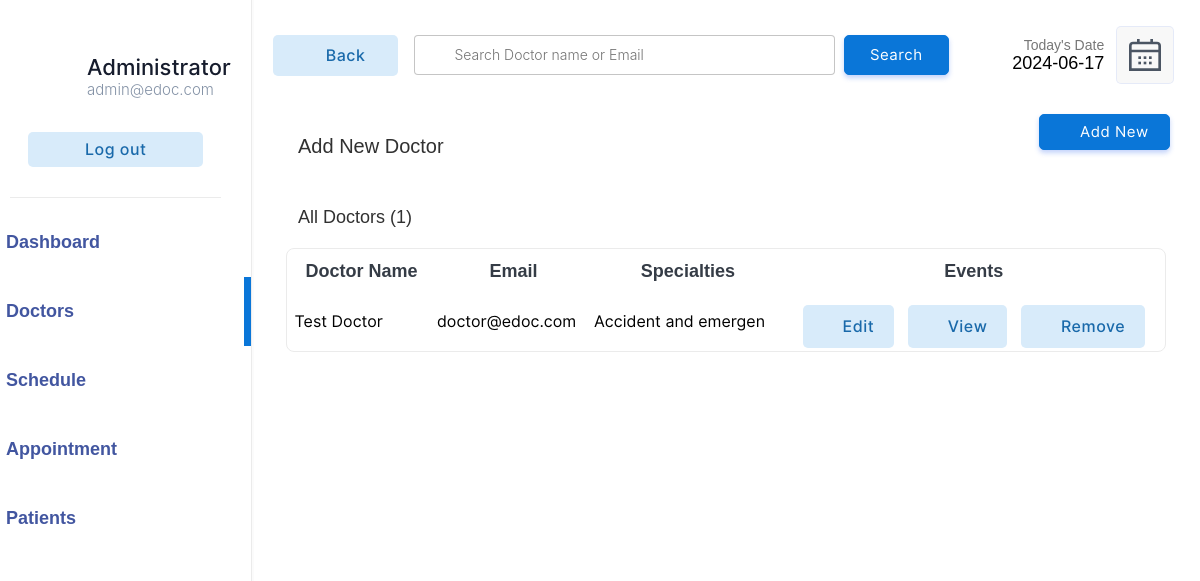
Page /doctor/doctors.php (signed in) on the earlier database version.
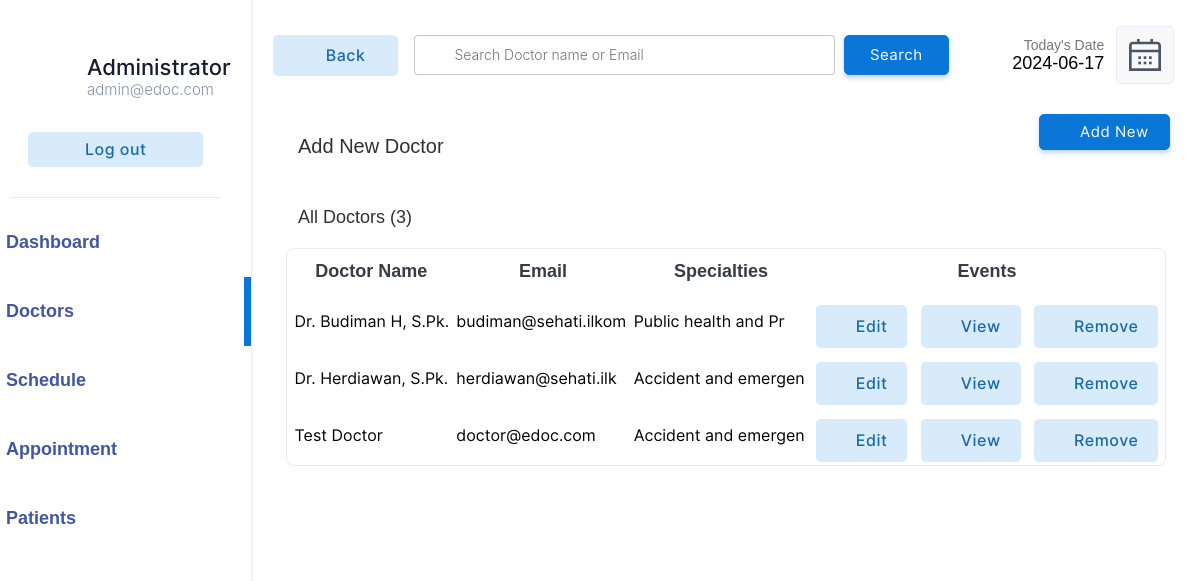
Same page on the later database version.
### tables this page shows
CREATE TABLE `doctor` (
  `docid` int(11) NOT NULL,
  `docemail` varchar(255) DEFAULT NULL,
  `docname` varchar(255) DEFAULT NULL,
  `docpassword` varchar(255) DEFAULT NULL,
  `docnic` varchar(15) DEFAULT NULL,
  `doctel` varchar(15) DEFAULT NULL,
  `specialties` int(2) DEFAULT NULL,
  `status` tinyint(1) DEFAULT NULL
);

CREATE TABLE `specialties` (
  `id` int(2) NOT NULL,
  `sname` varchar(50) DEFAULT NULL
);

### doctor/doctors.php (the view, shortened to what the changed rows need)
<!DOCTYPE html>
<html lang="en">
<head>
    <link rel="stylesheet" href="../css/animations.css">
    <link rel="stylesheet" href="../css/main.css">
    <link rel="stylesheet" href="../css/admin.css">
</head>
<body>
    <?php
    include("../connection.php");
    ?>
        <div class="dash-body">
            <table border="0" width="100%" style=" border-spacing: 0;margin:0;padding:0;margin-top:25px; ">
                            <?php
                                $list11 = $database->query("select  docname,docemail from  doctor;");
?>
                <tr>
                    <td colspan="4" style="padding-top:10px;">
                        <p class="heading-main12" style="margin-left: 45px;font-size:18px;color:rgb(49, 49, 49)">All Doctors (<?php echo $list11->num_rows; ?>)</p>
                    </td>
                </tr>
                <?php
                    if($_POST){
                        $keyword=$_POST["search"];
                        $sqlmain= "select * from doctor where docemail='$keyword' or docname='$keyword' or docname like '$keyword%' or docname like '%$keyword' or docname like '%$keyword%'";
                    }else{
                        $sqlmain= "select * from doctor order by docid desc";
                    }
                ?>
                <tr>
                   <td colspan="4">
                       <center>
                        <div class="abc scroll">
                        <table width="93%" class="sub-table scrolldown" border="0">
                        <thead>
                        <tr>
                                <th class="table-headin">
                                Doctor Name
                                </th>
                                <th class="table-headin">
                                    Email
                                </th>
                                <th class="table-headin">
                                    Specialties
                                </th>
                                <th class="table-headin">
                                    Events
                                </tr>
                        </thead>
                        <tbody>
                            <?php
                                $result= $database->query($sqlmain);
                                if($result->num_rows==0){
                                    echo '<tr>
                                    <td colspan="4">
                                    <br><br><br><br>
                                    <center>
                                    <img src="../img/notfound.svg" width="25%">
                                    <br>
                                    <p class="heading-main12" style="margin-left: 45px;font-size:20px;color:rgb(49, 49, 49)">We  couldnt find anything related to your keywords !</p>
                                    <a class="non-style-link" href="doctors.php"><button  class="login-btn btn-primary-soft btn"  style="display: flex;justify-content: center;align-items: center;margin-left:20px;">&nbsp; Show all Doctors &nbsp;</font></button>
                                    </a>
                                    </center>
                                    <br><br><br><br>
                                    </td>
                                    </tr>';
                                }
                                else{
                                for ( $x=0; $x<$result->num_rows;$x++){
                                    $row=$result->fetch_assoc();
                                    $docid=$row["docid"];
                                    $name=$row["docname"];
                                    $email=$row["docemail"];
                                    $spe=$row["specialties"];
                                    $spcil_res= $database->query("select sname from specialties where id='$spe'");
                                    $spcil_array= $spcil_res->fetch_assoc();
                                    $spcil_name=$spcil_array["sname"];
                                    echo '<tr>
                                        <td> &nbsp;'.
                                        substr($name,0,30)
                                        .'</td>
                                        <td>
                                        '.substr($email,0,20).'
                                        </td>
                                        <td>
                                            '.substr($spcil_name,0,20).'
                                        </td>
                                        <td>
                                        <div style="display:flex;justify-content: center;">
                                        <a href="?action=edit&id='.$docid.'&error=0" class="non-style-link"><button  class="btn-primary-soft btn button-icon btn-edit"  style="padding-left: 40px;padding-top: 12px;padding-bottom: 12px;margin-top: 10px;"><font class="tn-in-text">Edit</font></button></a>
                                        &nbsp;&nbsp;&nbsp;
                                        <a href="?action=view&id='.$docid.'" class="non-style-link"><button  class="btn-primary-soft btn button-icon btn-view"  style="padding-left: 40px;padding-top: 12px;padding-bottom: 12px;margin-top: 10px;"><font class="tn-in-text">View</font></button></a>
                                       &nbsp;&nbsp;&nbsp;
                                       <a href="?action=drop&id='.$docid.'&name='.$name.'" class="non-style-link"><button  class="btn-primary-soft btn button-icon btn-delete"  style="padding-left: 40px;padding-top: 12px;padding-bottom: 12px;margin-top: 10px;"><font class="tn-in-text">Remove</font></button></a>
                                        </div>
                                        </td>
                                    </tr>';
                                }
                            }
                            ?>
                            </tbody>
                        </table>
                        </div>
                        </center>
                   </td>
                </tr>
            </table>
        </div>
</body>
</html>

Differences in the rows shown:
added doctor: docname "Dr. Budiman H, S.Pk.", docemail "budiman@sehati.ilkom", specialties.sname "Public health and Pr"
added doctor: docname "Dr. Herdiawan, S.Pk.", docemail "herdiawan@sehati.ilk", specialties.sname "Accident and emergen"
Other differences:
$list11->num_rows: "1" → "3"
